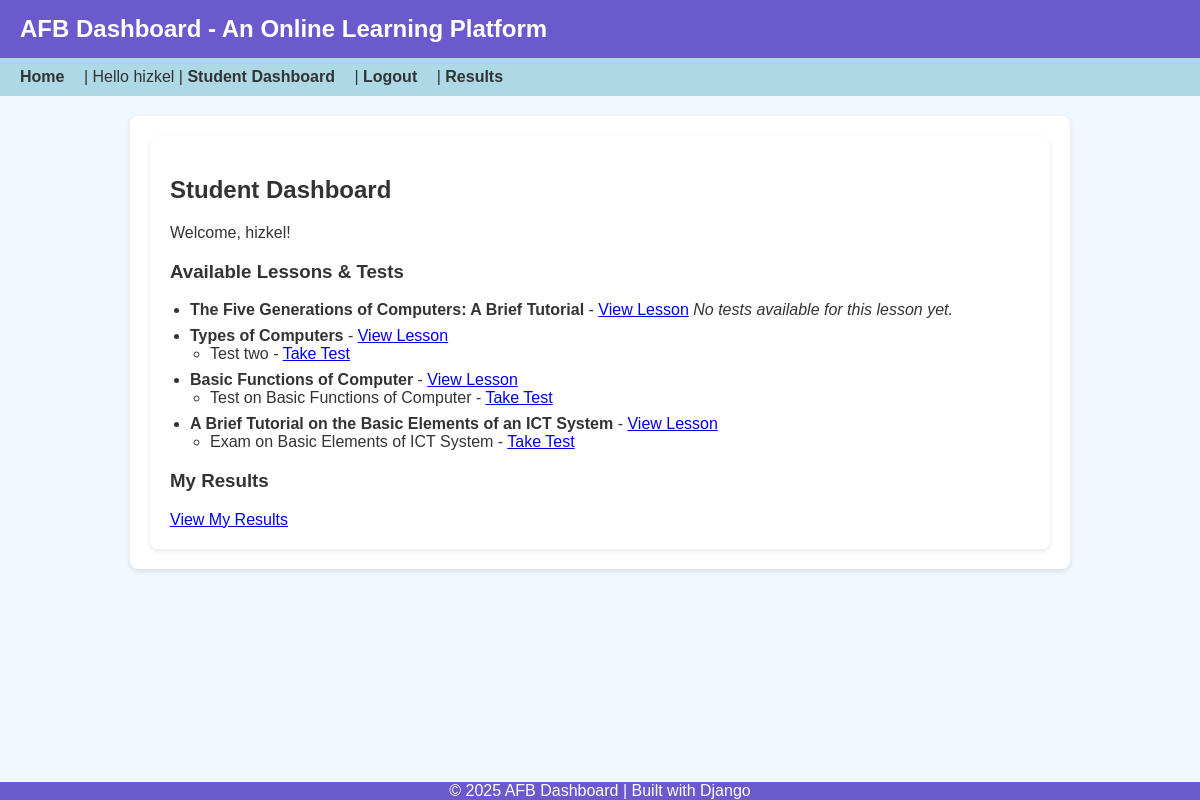
The app's page /student/dashboard/ (signed in) with its own data.
### courses/models.py (models this page shows, shortened)
class Lesson(models.Model):
    course = models.ForeignKey(Course, on_delete=models.CASCADE, related_name='lessons')
    title = models.CharField(max_length=200)
    content = models.TextField()
    created_at = models.DateTimeField(auto_now_add=True)

### assessments/models.py (models this page shows, shortened)
class Test(models.Model):
    lesson = models.ForeignKey(Lesson, on_delete=models.CASCADE, related_name='tests')
    title = models.CharField(max_length=200)
    question = models.TextField()
    correct_answer = models.CharField(max_length=200)

### courses/views.py (the view)
# urls.py: path('student/dashboard/', views.student_dashboard, name='student_dashboard'),
@login_required
def student_dashboard(request):
    lessons = Lesson.objects.select_related('course').all()
    tests = Test.objects.select_related('lesson').all()
    return render(request, 'courses/student_dashboard.html', {
        'lessons': lessons,
        'tests': tests
    })

### courses/templates/courses/student_dashboard.html
{% extends "base.html" %}
{% block content %}
<div class="container">
    <h2>Student Dashboard</h2>
    <p>Welcome, {{ user.username }}!</p>
    <h3>Available Lessons & Tests</h3>
    {% if lessons %}
        <ul>
            {% for lesson in lessons %}
                <li>
                    <strong>{{ lesson.title }}</strong>
                    - <a href="{% url 'courses:view_lesson' lesson.id %}">View Lesson</a>
                    {% if lesson.tests.exists %}
                        <ul>
                            {% for test in lesson.tests.all %}
                                <li>
                                    {{ test.title }} -
                                    <a href="{% url 'assessments:take_test' test.id %}">Take Test</a>
                                </li>
                            {% endfor %}
                        </ul>
                    {% else %}
                        <em>No tests available for this lesson yet.</em>
                    {% endif %}
                </li>
            {% endfor %}
        </ul>
    {% else %}
        <p>No lessons available at the moment.</p>
    {% endif %}
    <h3>My Results</h3>
    <a href="{% url 'assessments:results' %}">View My Results</a>
</div>
{% endblock %}

### templates/base.html (shortened to what this page needs)
{% load static %}
<!DOCTYPE html>
<html lang="en">
<head>
    <link rel="stylesheet" href="{% static 'css/base.css' %}">
</head>
<body>
    <header>
        AFB Dashboard - An Online Learning Platform
    </header>
    <nav>
        <a href="{% url 'courses:home' %}">Home</a> |
        {% if user.is_authenticated %}
            Hello {{ user.username }} |
            {% if user.profile.role == 'teacher' %}
                <a href="{% url 'courses:teacher_dashboard' %}">Teacher Dashboard</a> |
            {% elif user.profile.role == 'student' %}
                <a href="{% url 'courses:student_dashboard' %}">Student Dashboard</a> |
            {% endif %}
            <a href="{% url 'accounts:logout' %}">Logout</a> |
            <a href="{% url 'assessments:results' %}">Results</a>
        {% else %}
            <a href="{% url 'accounts:login' %}">Login</a> |
            <a href="{% url 'accounts:register' %}">Register</a>
        {% endif %}
    </nav>
    <main>
        <div class="container">
            {% block content %}{% endblock %}
        </div>
    </main>
    <footer>
        © 2025 AFB Dashboard | Built with Django
    </footer>
</body>
</html>

### static/css/base.css (style rules this page uses)
body { font-family: Arial, sans-serif; background-color: #f0f8ff; color: #333; margin: 0; padding: 0; display: flex; flex-direction: column; min-height: 100vh; }
header { background-color: #6a5acd; color: white; padding: 15px 20px; }
main { flex: 1 0 auto; padding: 20px; overflow-y: auto; }
footer { background-color: white; color: rgb(255, 255, 255); text-align: center; padding:0; flex-shrink: 0; }
.container { max-width: 800px; margin: auto; }

### templates/base.html (style rules this page uses)
body { font-family: Arial, sans-serif; margin: 0; background-color: #f0f8ff; color: #333; display: flex; flex-direction: column; min-height: 100vh; }
header { background-color: #6a5acd; color: white; padding: 15px 20px; font-size: 24px; font-weight: bold; }
nav { background-color: #add8e6; padding: 10px 20px; }
nav a { margin-right: 15px; text-decoration: none; color: #333; font-weight: bold; }
main { flex: 1 0 auto; padding: 20px; }
.container { max-width: 900px; margin: 0 auto; padding: 20px; background-color: white; border-radius: 8px; box-shadow: 0 2px 5px rgba(0,0,0,0.1); }
footer { text-align: center; padding: 0; background-color: #6a5acd; color: white; flex-shrink: 0; }
ul { padding-left: 20px; }
li { margin-bottom: 8px; }

### records on screen
Lesson: title "The Five Generations of Computers: A Brief Tutorial", shows "No tests available for this lesson yet."
Lesson: title "Types of Computers"
Test: title "Test two"
Lesson: title "Basic Functions of Computer"
Test: title "Test on Basic Functions of Computer"
Lesson: title "A Brief Tutorial on the Basic Elements of an ICT System"
Test: title "Exam on Basic Elements of ICT System"

### other values on screen
{{ user.username }} "hizkel"
